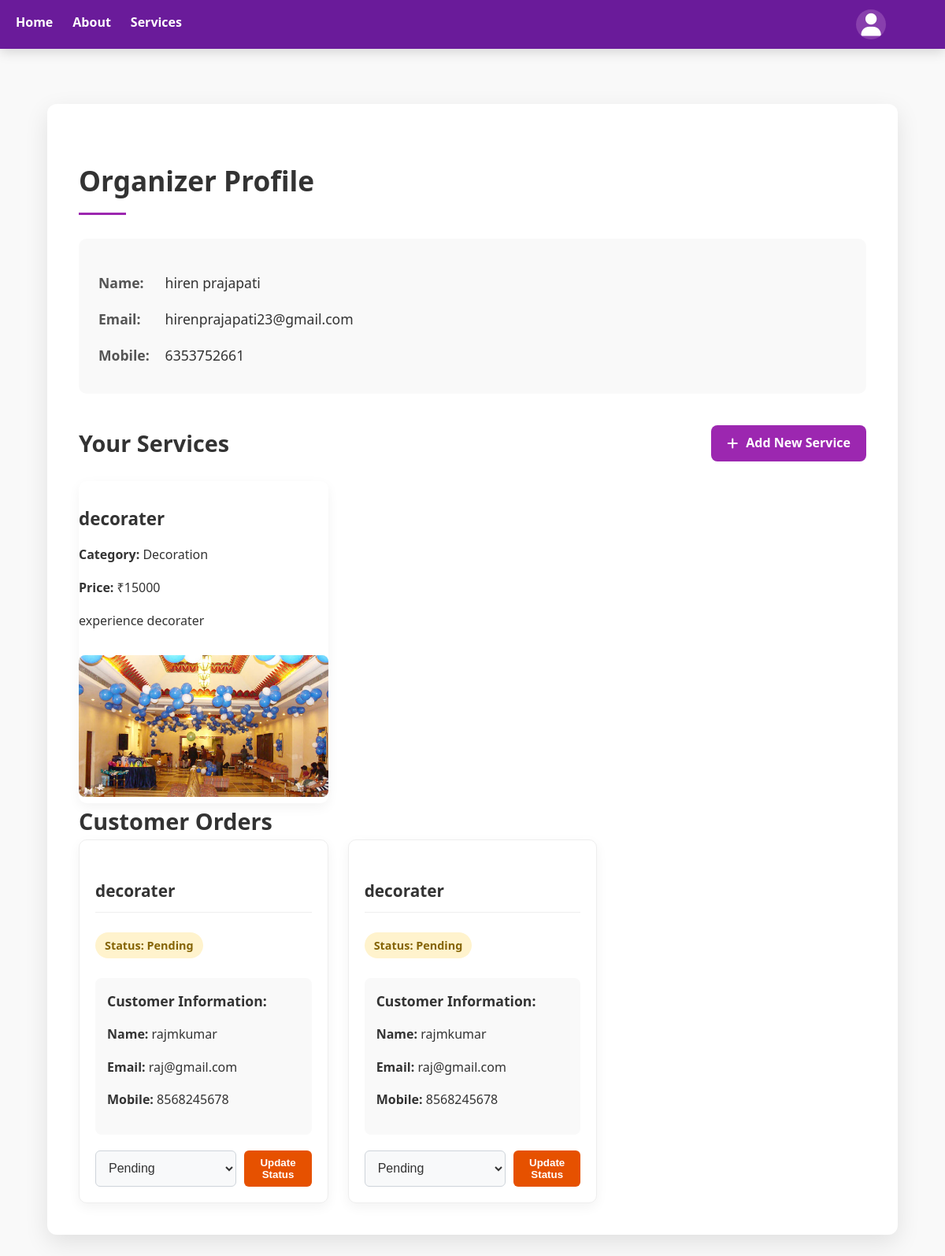
/profile/organizer (signed in), run on the app's committed database.
### model.py (models this page shows)
class User(db.Model):
    id = db.Column(db.Integer, primary_key=True)
    role = db.Column(db.String(10))  # customer or organizer
    name = db.Column(db.String(100))
    email = db.Column(db.String(100), unique=True)
    mobile = db.Column(db.String(15))  # New field
    password = db.Column(db.String(200))

class Service(db.Model):
    id = db.Column(db.Integer, primary_key=True)
    title = db.Column(db.String(100))
    category = db.Column(db.String(100))
    description = db.Column(db.Text)
    price = db.Column(db.Integer)
    image = db.Column(db.String(100))
    organizer_id = db.Column(db.Integer, db.ForeignKey('user.id'))
    organizer = db.relationship('User', backref='services')

class Order(db.Model):
    id = db.Column(db.Integer, primary_key=True)
    customer_id = db.Column(db.Integer, db.ForeignKey('user.id'))
    service_id = db.Column(db.Integer, db.ForeignKey('service.id'))
    status = db.Column(db.String(20))
    service = db.relationship('Service', backref='orders')
    customer = db.relationship('User', backref='customer_orders')

### app.py (the view)
@app.route('/profile/organizer')
def profile_organizer():
    if 'user_id' not in session or session['role'] != 'organizer':
        return redirect(url_for('login'))
    user = User.query.get(session['user_id'])
    services = Service.query.filter_by(organizer_id=user.id).all()
    service_ids = [s.id for s in services]
    orders = Order.query.filter(Order.service_id.in_(service_ids)).all()
    return render_template('profile_organizer.html', user=user, services=services, orders=orders)

### templates/profile_organizer.html (shortened to what this page needs)
{% extends "layout.html" %}
{% block content %}
<div class="profile-container">
    <h2 class="profile-heading">Organizer Profile</h2>
    <div class="profile-info">
        <p><strong>Name:</strong> {{ user.name }}</p>
        <p><strong>Email:</strong> {{ user.email }}</p>
        <p><strong>Mobile:</strong> {{ user.mobile }}</p>
    </div>
    <div class="section-header">
        <h3 class="section-heading">Your Services</h3>
        <a href="{{ url_for('add_service') }}" class="action-button"><i class="fas fa-plus"></i> Add New Service</a>
    </div>
    {% if services %}
    <div class="services-list">
        {% for service in services %}
        <div class="service-card profile-service">
            <h4 class="service-title">{{ service.title }}</h4>
            <p><strong>Category:</strong> {{ service.category }}</p>
            <p><strong>Price:</strong> ₹{{ service.price }}</p>
            <p>{{ service.description }}</p>
            {% if service.image %}
                <img src="{{ url_for('static', filename='uploads/' + service.image) }}" class="profile-service-image" alt="Service Image">
            {% endif %}
        </div>
        {% endfor %}
    </div>
    {% else %}
    <p class="no-services">No services added yet.</p>
    {% endif %}
    <h3 class="section-heading">Customer Orders</h3>
    {% if orders %}
    <div class="orders-list">
        {% for order in orders %}
        <div class="order-card">
            <h4 class="order-title">{{ order.service.title }}</h4>
            <p class="order-status {{ order.status.lower() }}"><strong>Status:</strong> {{ order.status }}</p>
            <div class="customer-details">
                <h5>Customer Information:</h5>
                <p><strong>Name:</strong> {{ order.customer.name }}</p>
                <p><strong>Email:</strong> {{ order.customer.email }}</p>
                <p><strong>Mobile:</strong> {{ order.customer.mobile }}</p>
            </div>
            <div class="order-actions">
                <form action="{{ url_for('update_order_status', order_id=order.id) }}" method="POST" class="status-form">
                    <select name="status" class="status-select">
                        <option value="Pending" {% if order.status == 'Pending' %}selected{% endif %}>Pending</option>
                    </select>
                    <button type="submit" class="update-status-btn">Update Status</button>
                </form>
            </div>
        </div>
        {% endfor %}
    </div>
    {% else %}
    <p class="no-orders">No orders received yet.</p>
    {% endif %}
</div>
{% endblock %}

### static/style.css (style rules this page uses)
body { margin: 0; font-family: 'Segoe UI', Tahoma, Geneva, Verdana, sans-serif; background-color: #f9f9f9; color: #333; line-height: 1.6; padding-top: 72px; }
.service-card { background-color: #fff; border-radius: 10px; overflow: hidden; box-shadow: 0 5px 15px rgba(0,0,0,0.05); transition: transform 0.4s ease, box-shadow 0.4s ease; }
.service-title { font-size: 1.4rem; font-weight: 600; margin-bottom: 10px; color: #333; }
form input, form select, form textarea { width: 100%; padding: 12px 15px; border: 1px solid #ddd; border-radius: 8px; font-size: 1rem; color: #333; background-color: #f9f9f9; transition: border-color 0.3s, box-shadow 0.3s; }
.profile-container { max-width: 1000px; margin: 60px auto; padding: 40px; background-color: #fff; border-radius: 12px; box-shadow: 0 10px 30px rgba(0, 0, 0, 0.1); }
.profile-heading { font-size: 2.2rem; color: #333; margin-bottom: 30px; position: relative; padding-bottom: 15px; }
.profile-heading:after { content: ''; position: absolute; width: 60px; height: 3px; background-color: #9c27b0; bottom: 0; left: 0; }
.profile-info { background-color: #f9f9f9; border-radius: 10px; padding: 25px; margin-bottom: 40px; }
.profile-info p { margin-bottom: 10px; font-size: 1.1rem; }
.profile-info p strong { color: #555; display: inline-block; width: 80px; }
.section-header { display: flex; justify-content: space-between; align-items: center; margin-bottom: 25px; }
.section-heading { font-size: 1.8rem; color: #333; margin: 0; }
.action-button { display: inline-flex; align-items: center; gap: 10px; background-color: #9c27b0; color: white; padding: 10px 20px; border-radius: 8px; font-size: 1rem; font-weight: 600; text-decoration: none; transition: background-color 0.3s, transform 0.3s; }
.action-button i { font-size: 1rem; }
.orders-list, .services-list { display: grid; grid-template-columns: repeat(auto-fill, minmax(300px, 1fr)); gap: 25px; }
.order-card { background-color: #fff; border-radius: 10px; padding: 20px; box-shadow: 0 5px 15px rgba(0,0,0,0.05); transition: transform 0.3s ease, box-shadow 0.3s; border: 1px solid #eee; }
.order-title { font-size: 1.3rem; color: #333; margin-bottom: 15px; padding-bottom: 10px; border-bottom: 1px solid #eee; }
.order-status { display: inline-block; padding: 5px 12px; border-radius: 50px; font-weight: 600; margin: 10px 0; font-size: 0.9rem; }
.order-status.pending { background-color: #fff3cd; color: #856404; }
.customer-details { margin: 15px 0; padding: 15px; background-color: #f9f9f9; border-radius: 8px; }
.customer-details h5 { margin-top: 0; margin-bottom: 10px; color: #333; font-size: 1.1rem; }
.order-actions { margin-top: 20px; }
.status-form { display: flex; gap: 10px; }
.status-select { flex-grow: 1; padding: 8px 12px; border-radius: 6px; border: 1px solid #ced4da; background-color: #f8f9fa; }
.update-status-btn { background-color: #e65100; color: white; border: none; padding: 8px 15px; border-radius: 6px; cursor: pointer; font-weight: 600; transition: background-color 0.3s; }
.profile-service-image { width: 100%; height: 180px; object-fit: cover; border-radius: 8px; margin-top: 15px; }

### data on the page
User: name "hiren prajapati", email "hirenprajapati23@gmail.com", mobile "6353752661"
Service: title "decorater", category "Decoration", price "15000", description "experience decorater", image (picture)
Order: service "decorater", status "Pending", customer.name "rajmkumar", customer.email "raj@gmail.com", customer.mobile "8568245678"
Order: service "decorater", status "Pending", customer.name "rajmkumar", customer.email "raj@gmail.com", customer.mobile "8568245678"
